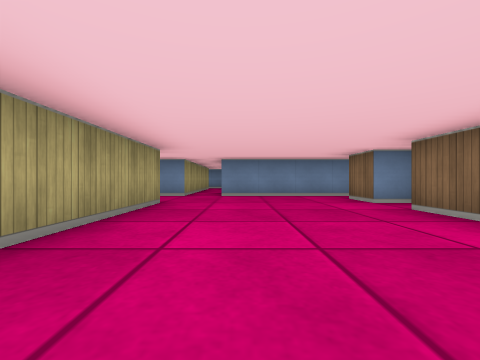
view 1 (above)

24 first-person views from a walk through a cub3D maze. The camera is about half as high as the walls, looks level and sees 90° across. The floor is counted in squares. Each view is taken from the middle of a square. On the plan, view 1 faces up. The plan holds only what a view shows up to about 9 squares ahead; the rest is blank.

view 2
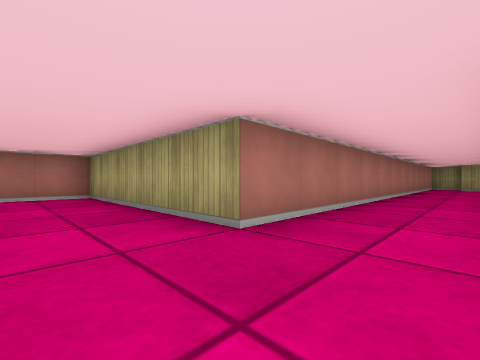

view 3
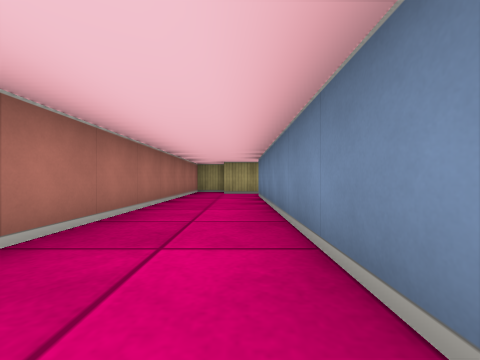

view 4
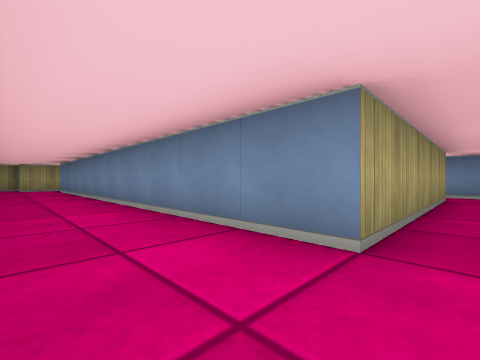

view 5
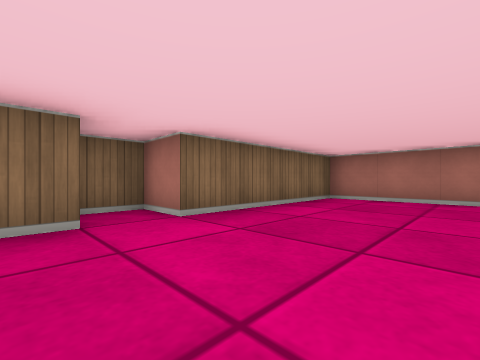

view 6
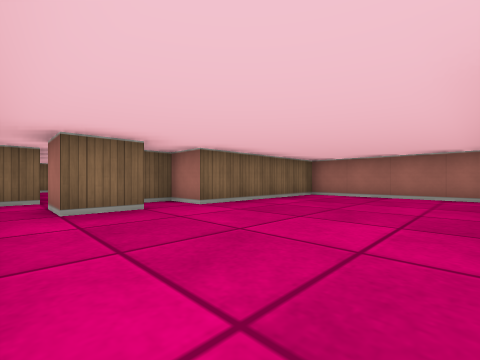

view 7
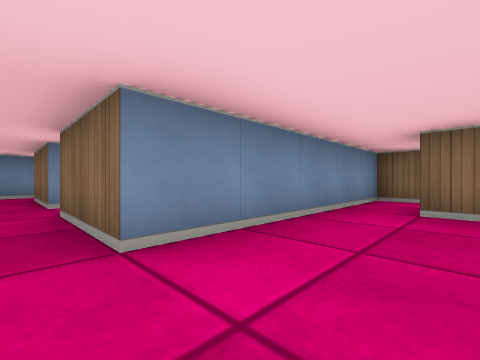

view 8
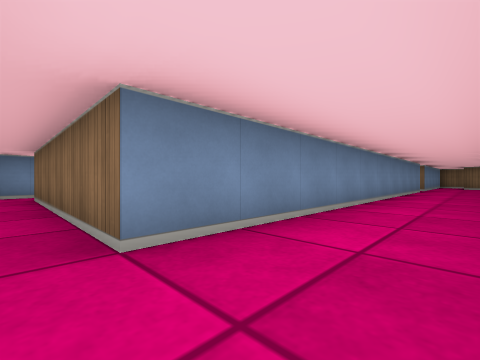

view 9
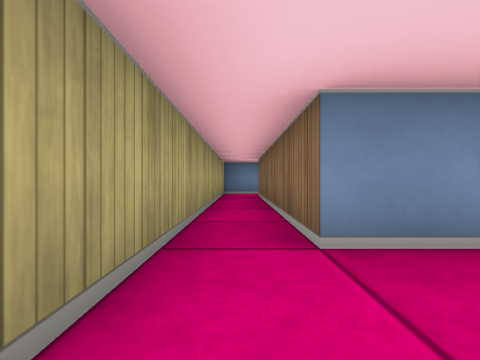

view 10
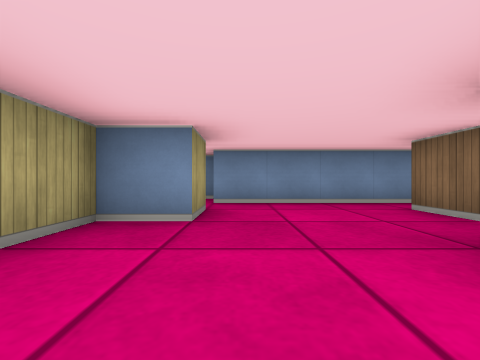

view 11
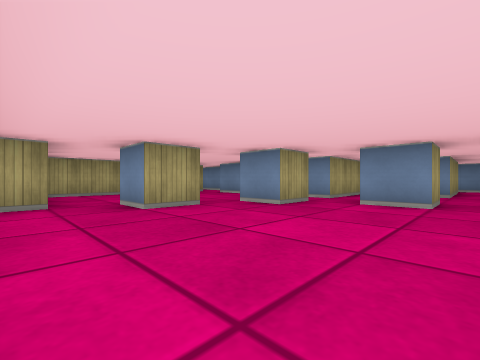

view 12
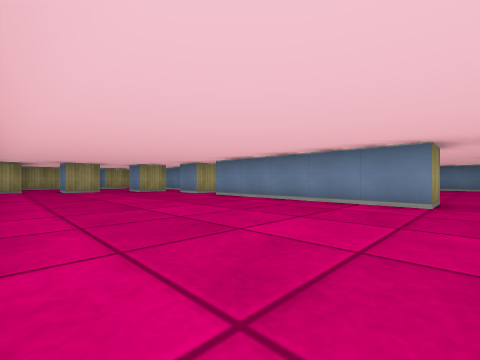

view 13
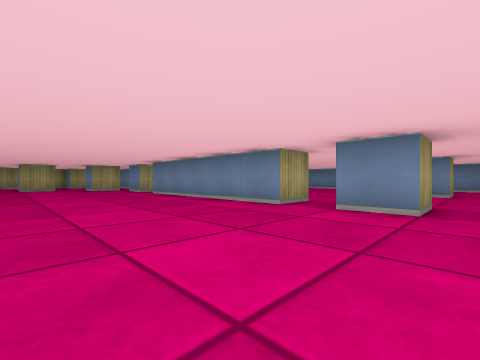

view 14
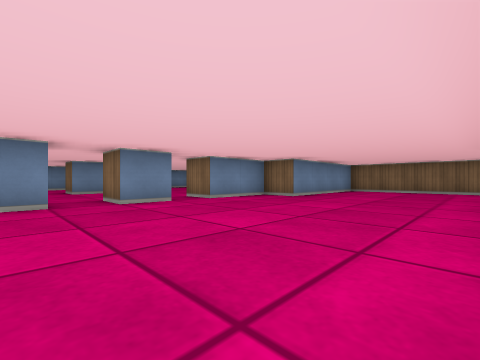

view 15
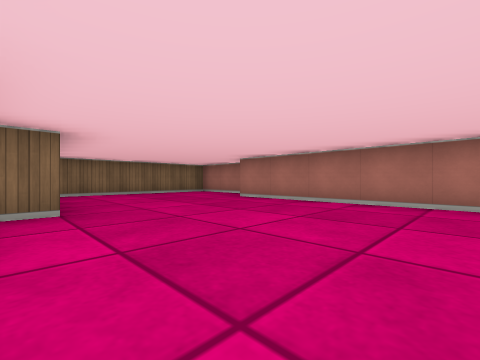

view 16
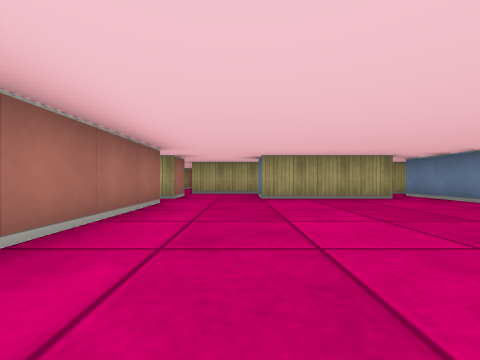

view 17
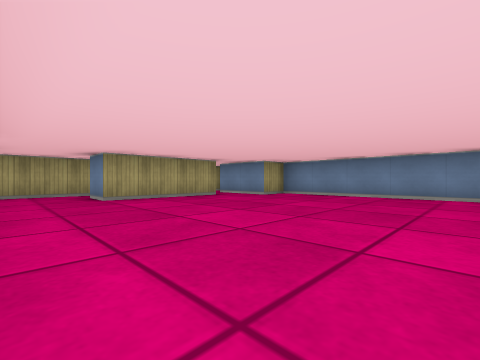

view 18
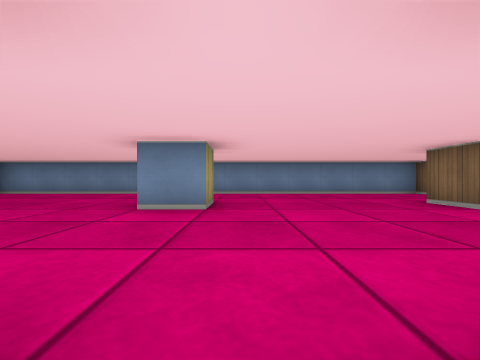

view 19
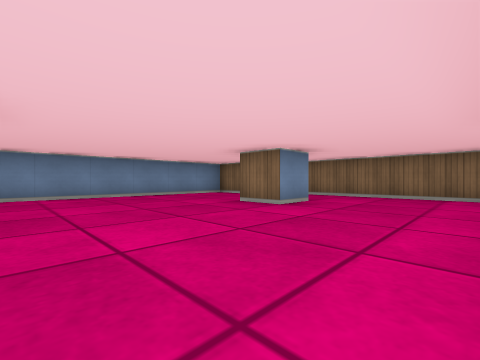

view 20
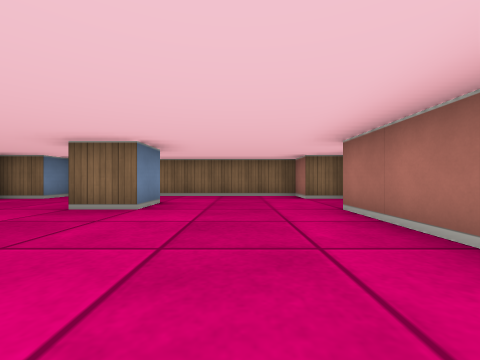

view 21
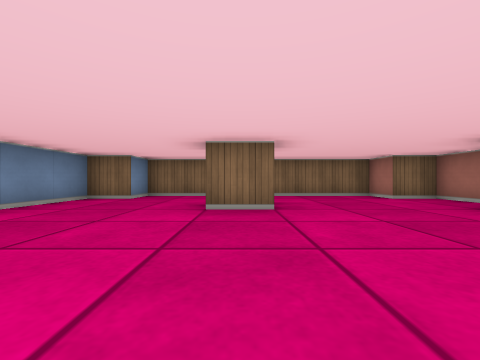

view 22
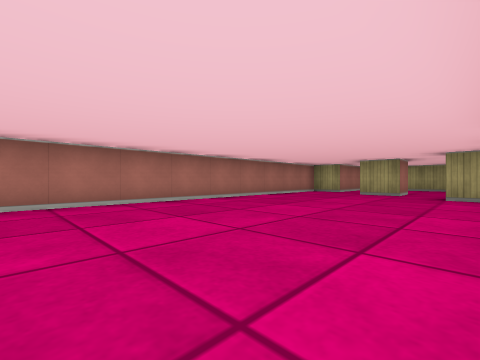

view 23
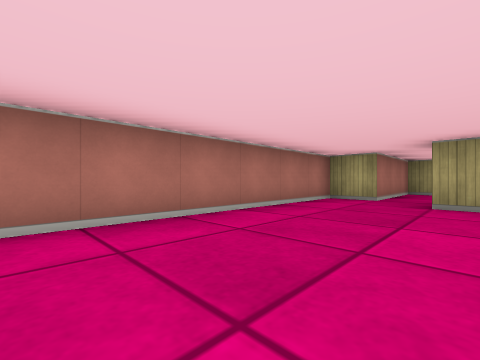

view 24
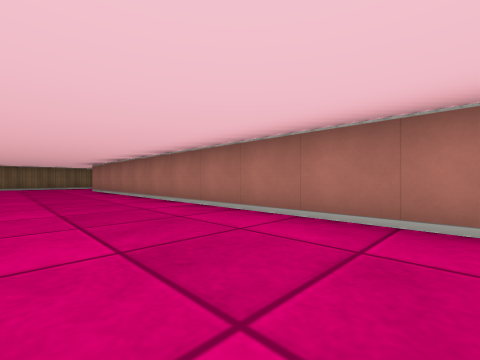

### Floor plan
Ten units are one square. View 1 is at (0, 0); x grows to the right and y downward. Boxes are objects, and circles mark ways between rooms. Rooms are numbered by the first view taken in them; rooms with no view inside come last. Other rooms are left out.
<svg viewBox="-140 -130 400 150">
<path fill="none" stroke="#000" d="M-15 -85 -15 -65 -115 -65 -115 -114M25 -45 25 -55 35 -55M35 -35 35 -45M45 -55 45 -65 -5 -65 -5 -85M-135 -55 -135 -45 -15 -45 -15 5 25 5 25 -35M-125 -122 -125 -55M165 -55 165 -45 115 -45M185 -55 185 -45 175 -45 175 -55M185 -95 185 -85 175 -85 175 -94M115 -55 145 -55M205 -55 225 -55M95 -55 105 -55 105 -45 95 -45M105 -106 105 -75 95 -75M85 -45 85 -35 75 -35 75 -45M235 -45 245 -45 245 -55 255 -55 255 -115 245 -115 245 -125 115 -125 115 -115 95 -115M85 -78 85 -55 45 -55M235 -85 225 -85 225 -95M252 -35 215 -35 215 -45 195 -45 195 -55M85 -122 85 -118M65 -25 75 -25 75 -15 65 -15M235 15 252 15M45 -45 45 -35 35 -35 35 -5 65 -5 65 5 225 5M255 12 255 -32M-5 -95 -5 -114M-15 -115 -15 -85"/>
<circle cx="40" cy="-50" r="3" fill="#2a7"/>
<circle cx="-10" cy="-75" r="3" fill="#2a7"/>
<text x="-30" y="-50">1</text>
<text x="160" y="-60">2</text>
<text x="-10" y="-100">3</text>
</svg>
Room 1 opens to room 2. Room 1 opens to room 3.

Where each view was taken, in squares from view 1:
view 1: 0 up, 0 right, facing up
view 2: 6 up, 0 right, facing down-left
view 3: 6 up, 5 left, facing left
view 4: 5 up, 1 left, facing up-left
view 5: 5 up, 0 right, facing down-right
view 6: 6 up, 1 left, facing down-right
view 7: 5 up, 1 left, facing up-right
view 8: 5 up, 12 left, facing up-right
view 9: 5 up, 12 left, facing up
view 10: 1 up, 5 right, facing up
view 11: 0 up, 11 right, facing up-left
view 12: 0 up, 17 right, facing up-left
view 13: 1 up, 19 right, facing up-left
view 14: 0 up, 16 right, facing up-right
view 15: 4 up, 18 right, facing down-right
view 16: 7 up, 16 right, facing left
view 17: 6 up, 16 right, facing up-left
view 18: 5 up, 19 right, facing up
view 19: 6 up, 19 right, facing up-right
view 20: 7 up, 19 right, facing right
view 21: 9 up, 19 right, facing right
view 22: 4 up, 15 right, facing down-left
view 23: 2 up, 12 right, facing down-left
view 24: 2 up, 12 right, facing down-right
